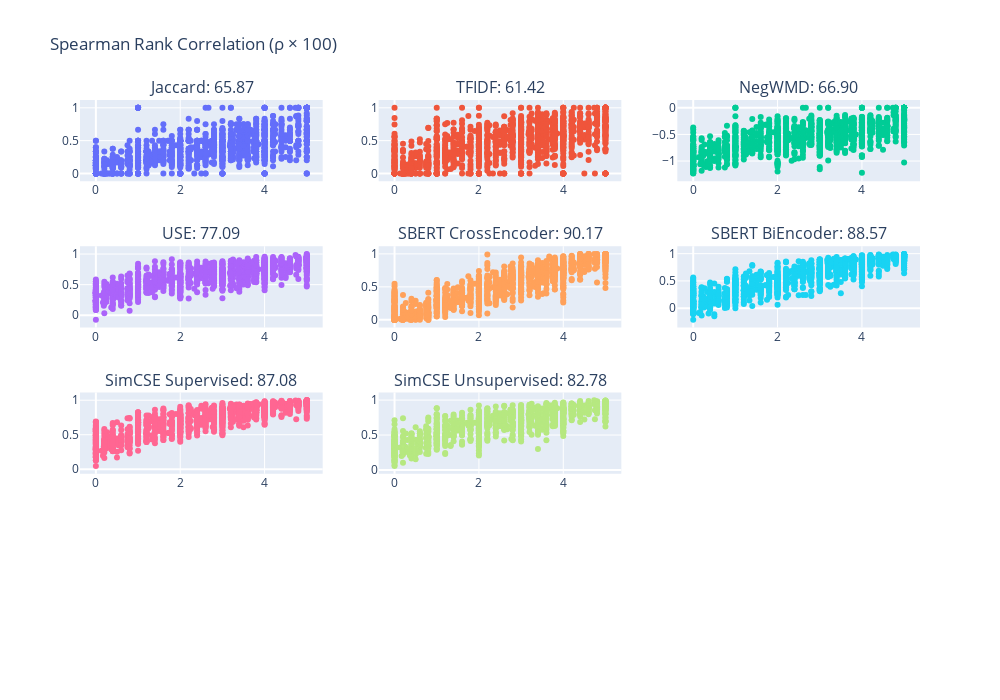

The cell this chart's notebook holds for it:
### Code cell
from plotly.subplots import make_subplots
import plotly.graph_objects as go

nrows = 4
ncols = 3
plot_array = np.arange(0, nrows*ncols).reshape(nrows, ncols)

subplot_titles = [f'{row.Index.split("_")[0]}: {row.similarity_score:.2f}' for row in spearman_rank_corr.itertuples()]
fig = make_subplots(rows=nrows, cols=ncols, subplot_titles=subplot_titles)

for index, score in enumerate(spearman_rank_corr.index):
    row, col = np.argwhere(plot_array == index)[0]
    
    fig.add_trace(
        go.Scatter(
            x=stsb_test[score_cols[0]], 
            y=stsb_test[score],
            mode='markers',
        ),
        row=row+1, col=col+1
    )


fig.update_layout(height=700, width=1000, title_text='Spearman Rank Correlation (ρ × 100)', showlegend=False)
fig.show()

### Figure 1 — Plotly figure (JSON) as saved in the notebook; plotly's stock layout.template omitted (floating-point values rounded to 4 significant figures; data arrays with more than 128 entries replaced by an {"elided": "..."} marker saying what was removed)
{"data": [{"mode": "markers", "type": "scatter", "x": {"elided": "1379 float values"}, "xaxis": "x", "y": {"elided": "1379 float values"}, "yaxis": "y"}, {"mode": "markers", "type": "scatter", "x": {"elided": "1379 float values"}, "xaxis": "x2", "y": {"elided": "1379 float values"}, "yaxis": "y2"}, {"mode": "markers", "type": "scatter", "x": {"elided": "1379 float values"}, "xaxis": "x3", "y": {"elided": "1379 float values"}, "yaxis": "y3"}, {"mode": "markers", "type": "scatter", "x": {"elided": "1379 float values"}, "xaxis": "x4", "y": {"elided": "1379 float values"}, "yaxis": "y4"}, {"mode": "markers", "type": "scatter", "x": {"elided": "1379 float values"}, "xaxis": "x5", "y": {"elided": "1379 float values"}, "yaxis": "y5"}, {"mode": "markers", "type": "scatter", "x": {"elided": "1379 float values"}, "xaxis": "x6", "y": {"elided": "1379 float values"}, "yaxis": "y6"}, {"mode": "markers", "type": "scatter", "x": {"elided": "1379 float values"}, "xaxis": "x7", "y": {"elided": "1379 float values"}, "yaxis": "y7"}, {"mode": "markers", "type": "scatter", "x": {"elided": "1379 float values"}, "xaxis": "x8", "y": {"elided": "1379 float values"}, "yaxis": "y8"}], "layout": {"annotations": [{"font": {"size": 16}, "showarrow": false, "text": "Jaccard: 65.87", "x": 0.1444, "xanchor": "center", "xref": "paper", "y": 1, "yanchor": "bottom", "yref": "paper"}, {"font": {"size": 16}, "showarrow": false, "text": "TFIDF: 61.42", "x": 0.5, "xanchor": "center", "xref": "paper", "y": 1, "yanchor": "bottom", "yref": "paper"}, {"font": {"size": 16}, "showarrow": false, "text": "NegWMD: 66.90", "x": 0.8556, "xanchor": "center", "xref": "paper", "y": 1, "yanchor": "bottom", "yref": "paper"}, {"font": {"size": 16}, "showarrow": false, "text": "USE: 77.09", "x": 0.1444, "xanchor": "center", "xref": "paper", "y": 0.7188, "yanchor": "bottom", "yref": "paper"}, {"font": {"size": 16}, "showarrow": false, "text": "SBERT CrossEncoder: 90.17", "x": 0.5, "xanchor": "center", "xref": "paper", "y": 0.7188, "yanchor": "bottom", "yref": "paper"}, {"font": {"size": 16}, "showarrow": false, "text": "SBERT BiEncoder: 88.57", "x": 0.8556, "xanchor": "center", "xref": "paper", "y": 0.7188, "yanchor": "bottom", "yref": "paper"}, {"font": {"size": 16}, "showarrow": false, "text": "SimCSE Supervised: 87.08", "x": 0.1444, "xanchor": "center", "xref": "paper", "y": 0.4375, "yanchor": "bottom", "yref": "paper"}, {"font": {"size": 16}, "showarrow": false, "text": "SimCSE Unsupervised: 82.78", "x": 0.5, "xanchor": "center", "xref": "paper", "y": 0.4375, "yanchor": "bottom", "yref": "paper"}], "height": 700, "showlegend": false, "title": {"text": "Spearman Rank Correlation (ρ × 100)"}, "width": 1000, "xaxis": {"anchor": "y", "domain": [0, 0.2889]}, "xaxis10": {"anchor": "y10", "domain": [0, 0.2889]}, "xaxis11": {"anchor": "y11", "domain": [0.3556, 0.6444]}, "xaxis12": {"anchor": "y12", "domain": [0.7111, 1]}, "xaxis2": {"anchor": "y2", "domain": [0.3556, 0.6444]}, "xaxis3": {"anchor": "y3", "domain": [0.7111, 1]}, "xaxis4": {"anchor": "y4", "domain": [0, 0.2889]}, "xaxis5": {"anchor": "y5", "domain": [0.3556, 0.6444]}, "xaxis6": {"anchor": "y6", "domain": [0.7111, 1]}, "xaxis7": {"anchor": "y7", "domain": [0, 0.2889]}, "xaxis8": {"anchor": "y8", "domain": [0.3556, 0.6444]}, "xaxis9": {"anchor": "y9", "domain": [0.7111, 1]}, "yaxis": {"anchor": "x", "domain": [0.8438, 1]}, "yaxis10": {"anchor": "x10", "domain": [0, 0.1562]}, "yaxis11": {"anchor": "x11", "domain": [0, 0.1562]}, "yaxis12": {"anchor": "x12", "domain": [0, 0.1562]}, "yaxis2": {"anchor": "x2", "domain": [0.8438, 1]}, "yaxis3": {"anchor": "x3", "domain": [0.8438, 1]}, "yaxis4": {"anchor": "x4", "domain": [0.5625, 0.7188]}, "yaxis5": {"anchor": "x5", "domain": [0.5625, 0.7188]}, "yaxis6": {"anchor": "x6", "domain": [0.5625, 0.7188]}, "yaxis7": {"anchor": "x7", "domain": [0.2812, 0.4375]}, "yaxis8": {"anchor": "x8", "domain": [0.2812, 0.4375]}, "yaxis9": {"anchor": "x9", "domain": [0.2812, 0.4375]}}}
